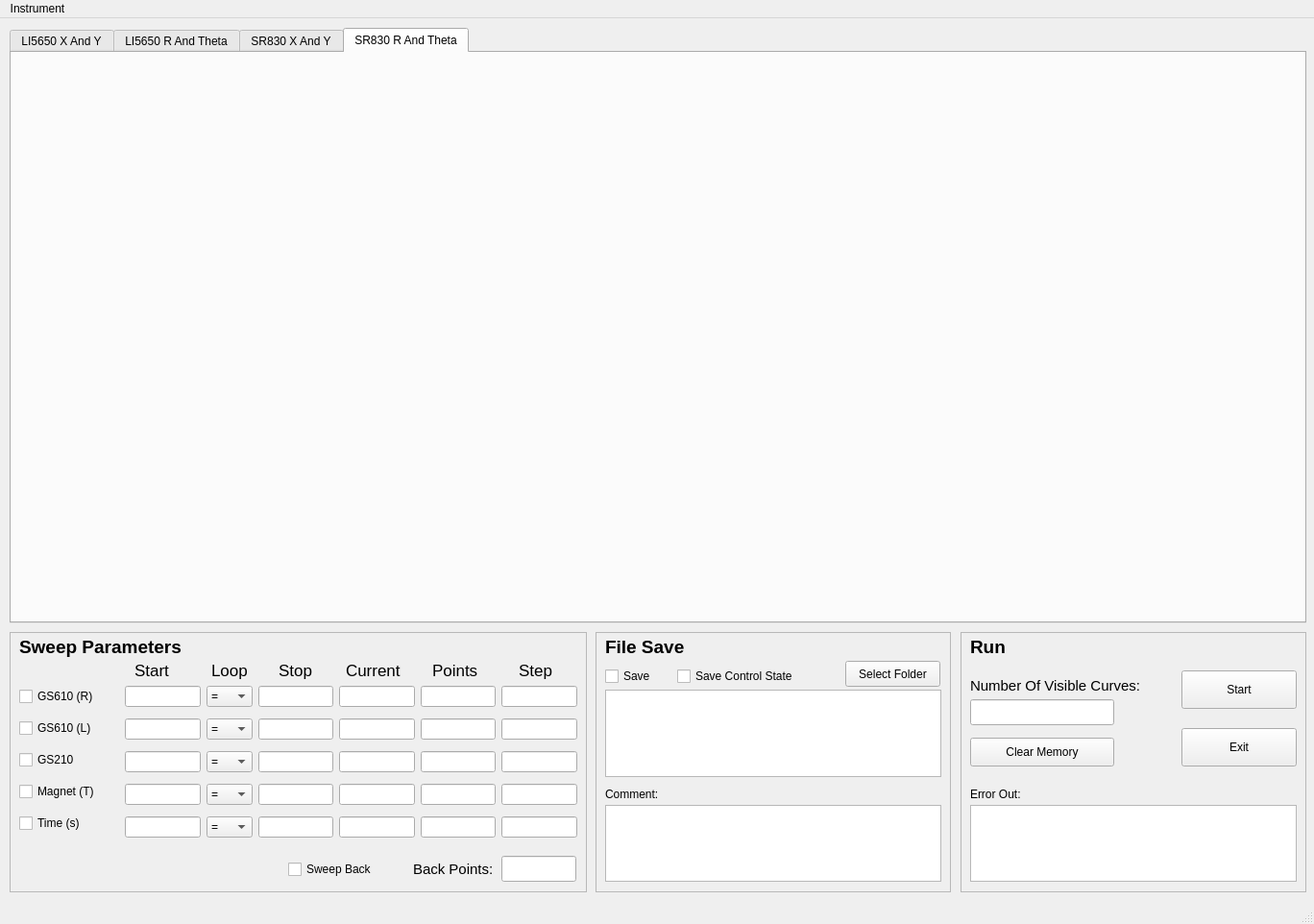
<?xml version="1.0" encoding="UTF-8"?>
<ui version="4.0">
 <class>MainWindow</class>
 <widget class="QMainWindow" name="MainWindow">
  <property name="geometry">
   <rect>
    <x>0</x>
    <y>0</y>
    <width>1368</width>
    <height>962</height>
   </rect>
  </property>
  <property name="windowTitle">
   <string>MainWindow</string>
  </property>
  <property name="windowIcon">
   <iconset>
    <normaloff>QuantumPointContact.png</normaloff>QuantumPointContact.png</iconset>
  </property>
  <widget class="QWidget" name="centralwidget">
   <widget class="QFrame" name="sweepParameters_frame">
    <property name="geometry">
     <rect>
      <x>10</x>
      <y>639</y>
      <width>601</width>
      <height>271</height>
     </rect>
    </property>
    <property name="frameShape">
     <enum>QFrame::StyledPanel</enum>
    </property>
    <property name="frameShadow">
     <enum>QFrame::Raised</enum>
    </property>
    <widget class="QWidget" name="verticalLayoutWidget">
     <property name="geometry">
      <rect>
       <x>10</x>
       <y>50</y>
       <width>112</width>
       <height>171</height>
      </rect>
     </property>
     <layout class="QVBoxLayout" name="checkbox_verticalLayout">
      <item>
       <widget class="QCheckBox" name="gs610R_checkBox">
        <property name="text">
         <string>GS610 (R)</string>
        </property>
       </widget>
      </item>
      <item>
       <widget class="QCheckBox" name="gs610L_checkBox">
        <property name="text">
         <string>GS610 (L)</string>
        </property>
       </widget>
      </item>
      <item>
       <widget class="QCheckBox" name="gs210_checkBox">
        <property name="text">
         <string>GS210</string>
        </property>
       </widget>
      </item>
      <item>
       <widget class="QCheckBox" name="magnet_checkBox">
        <property name="text">
         <string>Magnet (T)</string>
        </property>
       </widget>
      </item>
      <item>
       <widget class="QCheckBox" name="time_checkBox">
        <property name="text">
         <string>Time (s)</string>
        </property>
       </widget>
      </item>
     </layout>
    </widget>
    <widget class="QWidget" name="gridLayoutWidget">
     <property name="geometry">
      <rect>
       <x>120</x>
       <y>50</y>
       <width>471</width>
       <height>171</height>
      </rect>
     </property>
     <layout class="QGridLayout" name="gridLayout">
      <item row="1" column="0">
       <layout class="QHBoxLayout" name="gs610RInput_horizontalLayout">
        <item>
         <widget class="QLineEdit" name="gs610RStart_lineEdit"/>
        </item>
        <item>
         <widget class="QComboBox" name="gs610RLoop_comboBox">
          <item>
           <property name="text">
            <string>=</string>
           </property>
          </item>
          <item>
           <property name="text">
            <string>1-&gt;</string>
           </property>
          </item>
          <item>
           <property name="text">
            <string>2-&gt;</string>
           </property>
          </item>
          <item>
           <property name="text">
            <string>3-&gt;</string>
           </property>
          </item>
          <item>
           <property name="text">
            <string>4-&gt;</string>
           </property>
          </item>
          <item>
           <property name="text">
            <string>5-&gt;</string>
           </property>
          </item>
         </widget>
        </item>
        <item>
         <widget class="QLineEdit" name="gs610RStop_lineEdit"/>
        </item>
        <item>
         <widget class="QLineEdit" name="gs610RCurrent_lineEdit"/>
        </item>
        <item>
         <widget class="QLineEdit" name="gs610RPoints_lineEdit"/>
        </item>
        <item>
         <widget class="QLineEdit" name="gs610RStep_lineEdit"/>
        </item>
       </layout>
      </item>
      <item row="4" column="0">
       <layout class="QHBoxLayout" name="magnetInput_horizontalLayout">
        <item>
         <widget class="QLineEdit" name="magnetStart_lineEdit"/>
        </item>
        <item>
         <widget class="QComboBox" name="magnetLoop_comboBox">
          <item>
           <property name="text">
            <string>=</string>
           </property>
          </item>
          <item>
           <property name="text">
            <string>1-&gt;</string>
           </property>
          </item>
          <item>
           <property name="text">
            <string>2-&gt;</string>
           </property>
          </item>
          <item>
           <property name="text">
            <string>3-&gt;</string>
           </property>
          </item>
          <item>
           <property name="text">
            <string>4-&gt;</string>
           </property>
          </item>
          <item>
           <property name="text">
            <string>5-&gt;</string>
           </property>
          </item>
         </widget>
        </item>
        <item>
         <widget class="QLineEdit" name="magnetStop_lineEdit"/>
        </item>
        <item>
         <widget class="QLineEdit" name="magnetCurrent_lineEdit"/>
        </item>
        <item>
         <widget class="QLineEdit" name="magnetPoints_lineEdit"/>
        </item>
        <item>
         <widget class="QLineEdit" name="magnetStep_lineEdit"/>
        </item>
       </layout>
      </item>
      <item row="3" column="0">
       <layout class="QHBoxLayout" name="gs210Input_horizontalLayout">
        <item>
         <widget class="QLineEdit" name="gs210Start_lineEdit"/>
        </item>
        <item>
         <widget class="QComboBox" name="gs210Loop_comboBox">
          <item>
           <property name="text">
            <string>=</string>
           </property>
          </item>
          <item>
           <property name="text">
            <string>1-&gt;</string>
           </property>
          </item>
          <item>
           <property name="text">
            <string>2-&gt;</string>
           </property>
          </item>
          <item>
           <property name="text">
            <string>3-&gt;</string>
           </property>
          </item>
          <item>
           <property name="text">
            <string>4-&gt;</string>
           </property>
          </item>
          <item>
           <property name="text">
            <string>5-&gt;</string>
           </property>
          </item>
         </widget>
        </item>
        <item>
         <widget class="QLineEdit" name="gs210Stop_lineEdit"/>
        </item>
        <item>
         <widget class="QLineEdit" name="gs210Current_lineEdit"/>
        </item>
        <item>
         <widget class="QLineEdit" name="gs210Points_lineEdit"/>
        </item>
        <item>
         <widget class="QLineEdit" name="gs210Step_lineEdit"/>
        </item>
       </layout>
      </item>
      <item row="2" column="0">
       <layout class="QHBoxLayout" name="gs610LInput_horizontalLayout">
        <item>
         <widget class="QLineEdit" name="gs610LStart_lineEdit"/>
        </item>
        <item>
         <widget class="QComboBox" name="gs610LLoop_comboBox">
          <item>
           <property name="text">
            <string>=</string>
           </property>
          </item>
          <item>
           <property name="text">
            <string>1-&gt;</string>
           </property>
          </item>
          <item>
           <property name="text">
            <string>2-&gt;</string>
           </property>
          </item>
          <item>
           <property name="text">
            <string>3-&gt;</string>
           </property>
          </item>
          <item>
           <property name="text">
            <string>4-&gt;</string>
           </property>
          </item>
          <item>
           <property name="text">
            <string>5-&gt;</string>
           </property>
          </item>
         </widget>
        </item>
        <item>
         <widget class="QLineEdit" name="gs610LStop_lineEdit"/>
        </item>
        <item>
         <widget class="QLineEdit" name="gs610LCurrent_lineEdit"/>
        </item>
        <item>
         <widget class="QLineEdit" name="gs610LPoints_lineEdit"/>
        </item>
        <item>
         <widget class="QLineEdit" name="gs610LStep_lineEdit"/>
        </item>
       </layout>
      </item>
      <item row="5" column="0">
       <layout class="QHBoxLayout" name="timeInput_horizontalLayout">
        <item>
         <widget class="QLineEdit" name="timeStart_lineEdit"/>
        </item>
        <item>
         <widget class="QComboBox" name="timeLoop_comboBox">
          <item>
           <property name="text">
            <string>=</string>
           </property>
          </item>
          <item>
           <property name="text">
            <string>1-&gt;</string>
           </property>
          </item>
          <item>
           <property name="text">
            <string>2-&gt;</string>
           </property>
          </item>
          <item>
           <property name="text">
            <string>3-&gt;</string>
           </property>
          </item>
          <item>
           <property name="text">
            <string>4-&gt;</string>
           </property>
          </item>
          <item>
           <property name="text">
            <string>5-&gt;</string>
           </property>
          </item>
         </widget>
        </item>
        <item>
         <widget class="QLineEdit" name="timeStop_lineEdit"/>
        </item>
        <item>
         <widget class="QLineEdit" name="timeCurrent_lineEdit"/>
        </item>
        <item>
         <widget class="QLineEdit" name="timePoints_lineEdit"/>
        </item>
        <item>
         <widget class="QLineEdit" name="timeStep_lineEdit"/>
        </item>
       </layout>
      </item>
     </layout>
    </widget>
    <widget class="QLineEdit" name="backPoints_lineEdit">
     <property name="geometry">
      <rect>
       <x>512</x>
       <y>233</y>
       <width>78</width>
       <height>27</height>
      </rect>
     </property>
    </widget>
    <widget class="QLabel" name="backPoints_label">
     <property name="geometry">
      <rect>
       <x>420</x>
       <y>237</y>
       <width>90</width>
       <height>20</height>
      </rect>
     </property>
     <property name="font">
      <font>
       <pointsize>11</pointsize>
      </font>
     </property>
     <property name="text">
      <string>Back Points:</string>
     </property>
    </widget>
    <widget class="QCheckBox" name="sweepBack_checkBox">
     <property name="geometry">
      <rect>
       <x>290</x>
       <y>237</y>
       <width>121</width>
       <height>20</height>
      </rect>
     </property>
     <property name="text">
      <string>Sweep Back</string>
     </property>
    </widget>
    <widget class="QLabel" name="sweepStart_label">
     <property name="geometry">
      <rect>
       <x>130</x>
       <y>30</y>
       <width>51</width>
       <height>20</height>
      </rect>
     </property>
     <property name="font">
      <font>
       <pointsize>13</pointsize>
      </font>
     </property>
     <property name="text">
      <string>Start</string>
     </property>
    </widget>
    <widget class="QLabel" name="sweepCurrent_label">
     <property name="geometry">
      <rect>
       <x>350</x>
       <y>30</y>
       <width>71</width>
       <height>20</height>
      </rect>
     </property>
     <property name="font">
      <font>
       <pointsize>13</pointsize>
      </font>
     </property>
     <property name="text">
      <string>Current</string>
     </property>
    </widget>
    <widget class="QLabel" name="sweepPoints_label">
     <property name="geometry">
      <rect>
       <x>440</x>
       <y>30</y>
       <width>61</width>
       <height>20</height>
      </rect>
     </property>
     <property name="font">
      <font>
       <pointsize>13</pointsize>
      </font>
     </property>
     <property name="text">
      <string>Points</string>
     </property>
    </widget>
    <widget class="QLabel" name="sweepLoop_label">
     <property name="geometry">
      <rect>
       <x>210</x>
       <y>30</y>
       <width>51</width>
       <height>20</height>
      </rect>
     </property>
     <property name="font">
      <font>
       <pointsize>13</pointsize>
      </font>
     </property>
     <property name="text">
      <string>Loop</string>
     </property>
    </widget>
    <widget class="QLabel" name="sweepStop_label">
     <property name="geometry">
      <rect>
       <x>280</x>
       <y>30</y>
       <width>41</width>
       <height>20</height>
      </rect>
     </property>
     <property name="font">
      <font>
       <pointsize>13</pointsize>
      </font>
     </property>
     <property name="text">
      <string>Stop</string>
     </property>
    </widget>
    <widget class="QLabel" name="sweepStep_label">
     <property name="geometry">
      <rect>
       <x>530</x>
       <y>30</y>
       <width>41</width>
       <height>20</height>
      </rect>
     </property>
     <property name="font">
      <font>
       <pointsize>13</pointsize>
      </font>
     </property>
     <property name="text">
      <string>Step</string>
     </property>
    </widget>
    <widget class="QLabel" name="sweepLabel">
     <property name="geometry">
      <rect>
       <x>10</x>
       <y>0</y>
       <width>180</width>
       <height>30</height>
      </rect>
     </property>
     <property name="font">
      <font>
       <pointsize>14</pointsize>
       <weight>75</weight>
       <bold>true</bold>
      </font>
     </property>
     <property name="text">
      <string>Sweep Parameters</string>
     </property>
    </widget>
    <zorder>gridLayoutWidget</zorder>
    <zorder>backPoints_lineEdit</zorder>
    <zorder>backPoints_label</zorder>
    <zorder>sweepBack_checkBox</zorder>
    <zorder>sweepStart_label</zorder>
    <zorder>sweepCurrent_label</zorder>
    <zorder>sweepPoints_label</zorder>
    <zorder>sweepLoop_label</zorder>
    <zorder>sweepStop_label</zorder>
    <zorder>sweepStep_label</zorder>
    <zorder>sweepLabel</zorder>
    <zorder>verticalLayoutWidget</zorder>
   </widget>
   <widget class="QFrame" name="fileSave_frame">
    <property name="geometry">
     <rect>
      <x>620</x>
      <y>639</y>
      <width>370</width>
      <height>271</height>
     </rect>
    </property>
    <property name="frameShape">
     <enum>QFrame::StyledPanel</enum>
    </property>
    <property name="frameShadow">
     <enum>QFrame::Raised</enum>
    </property>
    <widget class="QTextEdit" name="folderPath_textEdit">
     <property name="geometry">
      <rect>
       <x>10</x>
       <y>60</y>
       <width>350</width>
       <height>91</height>
      </rect>
     </property>
    </widget>
    <widget class="QLabel" name="fileSave_label">
     <property name="geometry">
      <rect>
       <x>10</x>
       <y>0</y>
       <width>90</width>
       <height>30</height>
      </rect>
     </property>
     <property name="font">
      <font>
       <pointsize>14</pointsize>
       <weight>75</weight>
       <bold>true</bold>
      </font>
     </property>
     <property name="text">
      <string>File Save</string>
     </property>
    </widget>
    <widget class="QPushButton" name="selectFolder_pushButton">
     <property name="geometry">
      <rect>
       <x>260</x>
       <y>30</y>
       <width>99</width>
       <height>27</height>
      </rect>
     </property>
     <property name="text">
      <string>Select Folder</string>
     </property>
    </widget>
    <widget class="QCheckBox" name="save_checkBox">
     <property name="geometry">
      <rect>
       <x>10</x>
       <y>36</y>
       <width>97</width>
       <height>20</height>
      </rect>
     </property>
     <property name="text">
      <string>Save</string>
     </property>
    </widget>
    <widget class="QLabel" name="comment_label">
     <property name="geometry">
      <rect>
       <x>10</x>
       <y>160</y>
       <width>80</width>
       <height>17</height>
      </rect>
     </property>
     <property name="text">
      <string>Comment:</string>
     </property>
    </widget>
    <widget class="QTextEdit" name="comment_textEdit">
     <property name="geometry">
      <rect>
       <x>10</x>
       <y>180</y>
       <width>350</width>
       <height>80</height>
      </rect>
     </property>
    </widget>
    <widget class="QCheckBox" name="saveControlState_checkBox">
     <property name="geometry">
      <rect>
       <x>85</x>
       <y>36</y>
       <width>160</width>
       <height>20</height>
      </rect>
     </property>
     <property name="text">
      <string>Save Control State</string>
     </property>
    </widget>
   </widget>
   <widget class="QFrame" name="run_frame">
    <property name="geometry">
     <rect>
      <x>1000</x>
      <y>639</y>
      <width>360</width>
      <height>271</height>
     </rect>
    </property>
    <property name="frameShape">
     <enum>QFrame::StyledPanel</enum>
    </property>
    <property name="frameShadow">
     <enum>QFrame::Raised</enum>
    </property>
    <widget class="QTextEdit" name="errorOut_textEdit">
     <property name="geometry">
      <rect>
       <x>10</x>
       <y>180</y>
       <width>340</width>
       <height>80</height>
      </rect>
     </property>
    </widget>
    <widget class="QLabel" name="errorOut_label">
     <property name="geometry">
      <rect>
       <x>10</x>
       <y>160</y>
       <width>80</width>
       <height>17</height>
      </rect>
     </property>
     <property name="text">
      <string>Error Out:</string>
     </property>
    </widget>
    <widget class="QLineEdit" name="numberOfCurves_lineEdit">
     <property name="geometry">
      <rect>
       <x>10</x>
       <y>70</y>
       <width>150</width>
       <height>27</height>
      </rect>
     </property>
    </widget>
    <widget class="QPushButton" name="clearMemory_pushButton">
     <property name="geometry">
      <rect>
       <x>10</x>
       <y>110</y>
       <width>150</width>
       <height>30</height>
      </rect>
     </property>
     <property name="text">
      <string>Clear Memory</string>
     </property>
    </widget>
    <widget class="QPushButton" name="exit_pushButton">
     <property name="geometry">
      <rect>
       <x>230</x>
       <y>100</y>
       <width>120</width>
       <height>40</height>
      </rect>
     </property>
     <property name="text">
      <string>Exit</string>
     </property>
    </widget>
    <widget class="QPushButton" name="start_pushButton">
     <property name="geometry">
      <rect>
       <x>230</x>
       <y>40</y>
       <width>120</width>
       <height>40</height>
      </rect>
     </property>
     <property name="text">
      <string>Start</string>
     </property>
    </widget>
    <widget class="QLabel" name="run_label">
     <property name="geometry">
      <rect>
       <x>10</x>
       <y>0</y>
       <width>71</width>
       <height>30</height>
      </rect>
     </property>
     <property name="font">
      <font>
       <pointsize>14</pointsize>
       <weight>75</weight>
       <bold>true</bold>
      </font>
     </property>
     <property name="text">
      <string>Run</string>
     </property>
    </widget>
    <widget class="QLabel" name="numberOfCurves_label">
     <property name="geometry">
      <rect>
       <x>10</x>
       <y>40</y>
       <width>190</width>
       <height>31</height>
      </rect>
     </property>
     <property name="font">
      <font>
       <pointsize>11</pointsize>
      </font>
     </property>
     <property name="text">
      <string>Number Of Visible Curves:</string>
     </property>
    </widget>
   </widget>
   <widget class="QTabWidget" name="figures_tabWidget">
    <property name="geometry">
     <rect>
      <x>10</x>
      <y>10</y>
      <width>1350</width>
      <height>620</height>
     </rect>
    </property>
    <property name="cursor">
     <cursorShape>ArrowCursor</cursorShape>
    </property>
    <property name="whatsThis">
     <string/>
    </property>
    <property name="currentIndex">
     <number>3</number>
    </property>
    <widget class="QWidget" name="li5650">
     <attribute name="title">
      <string>LI5650 X And Y</string>
     </attribute>
     <layout class="QGridLayout" name="gridLayout_2"/>
    </widget>
    <widget class="QWidget" name="tab_8">
     <attribute name="title">
      <string>LI5650 R And Theta</string>
     </attribute>
     <layout class="QGridLayout" name="gridLayout_5"/>
    </widget>
    <widget class="QWidget" name="tab_9">
     <attribute name="title">
      <string>SR830 X And Y</string>
     </attribute>
     <layout class="QGridLayout" name="gridLayout_6"/>
    </widget>
    <widget class="QWidget" name="tab_10">
     <attribute name="title">
      <string>SR830 R And Theta</string>
     </attribute>
     <layout class="QGridLayout" name="gridLayout_7"/>
    </widget>
   </widget>
  </widget>
  <widget class="QMenuBar" name="menubar">
   <property name="geometry">
    <rect>
     <x>0</x>
     <y>0</y>
     <width>1368</width>
     <height>25</height>
    </rect>
   </property>
   <property name="defaultUp">
    <bool>false</bool>
   </property>
   <property name="nativeMenuBar">
    <bool>false</bool>
   </property>
   <widget class="QMenu" name="menuInstrument">
    <property name="title">
     <string>Instrument</string>
    </property>
    <addaction name="control_action"/>
    <addaction name="measure_action"/>
   </widget>
   <addaction name="menuInstrument"/>
  </widget>
  <widget class="QStatusBar" name="statusbar">
   <property name="enabled">
    <bool>true</bool>
   </property>
  </widget>
  <action name="actionConnect">
   <property name="text">
    <string>Connect</string>
   </property>
  </action>
  <action name="actionDisconnect">
   <property name="text">
    <string>Disconnect</string>
   </property>
  </action>
  <action name="actionSet_Up">
   <property name="text">
    <string>Set Up</string>
   </property>
  </action>
  <action name="actionConnect_2">
   <property name="text">
    <string>Connect</string>
   </property>
  </action>
  <action name="actionDisconnect_2">
   <property name="text">
    <string>Disconnect</string>
   </property>
  </action>
  <action name="actionSet_Up_2">
   <property name="text">
    <string>Set Up</string>
   </property>
  </action>
  <action name="actionConnect_3">
   <property name="text">
    <string>Connect</string>
   </property>
  </action>
  <action name="actionDisconnect_3">
   <property name="text">
    <string>Disconnect</string>
   </property>
  </action>
  <action name="control_action">
   <property name="text">
    <string>Control</string>
   </property>
  </action>
  <action name="measure_action">
   <property name="text">
    <string>Measure</string>
   </property>
  </action>
 </widget>
 <resources/>
 <connections/>
</ui>
